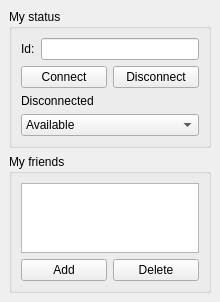
<?xml version="1.0" encoding="UTF-8"?>
<ui version="4.0">
 <class>buddiesPane</class>
 <widget class="QWidget" name="buddiesPane">
  <property name="windowModality">
   <enum>Qt::NonModal</enum>
  </property>
  <property name="geometry">
   <rect>
    <x>0</x>
    <y>0</y>
    <width>220</width>
    <height>291</height>
   </rect>
  </property>
  <property name="windowTitle">
   <string/>
  </property>
  <layout class="QGridLayout" name="gridLayout1">
   <property name="margin">
    <number>9</number>
   </property>
   <property name="spacing">
    <number>6</number>
   </property>
   <item row="10" column="0" colspan="2">
    <widget class="QGroupBox" name="groupBox">
     <property name="sizePolicy">
      <sizepolicy hsizetype="Expanding" vsizetype="Expanding">
       <horstretch>0</horstretch>
       <verstretch>0</verstretch>
      </sizepolicy>
     </property>
     <property name="title">
      <string>My friends</string>
     </property>
     <layout class="QGridLayout" name="gridLayout2">
      <item row="1" column="0">
       <widget class="QPushButton" name="addPB">
        <property name="toolTip">
         <string>Add a friend by its ID</string>
        </property>
        <property name="text">
         <string>Add</string>
        </property>
       </widget>
      </item>
      <item row="1" column="1">
       <widget class="QPushButton" name="delPB">
        <property name="toolTip">
         <string>Delete the selected friend and unsubscribe from his status</string>
        </property>
        <property name="text">
         <string>Delete</string>
        </property>
       </widget>
      </item>
      <item row="0" column="0" colspan="2">
       <widget class="QListWidget" name="buddiesList">
        <property name="sizePolicy">
         <sizepolicy hsizetype="Expanding" vsizetype="Expanding">
          <horstretch>0</horstretch>
          <verstretch>0</verstretch>
         </sizepolicy>
        </property>
        <property name="toolTip">
         <string>My friends list. If empty, then try adding a few friends through the Add button.</string>
        </property>
        <property name="resizeMode">
         <enum>QListView::Fixed</enum>
        </property>
        <property name="sortingEnabled">
         <bool>true</bool>
        </property>
       </widget>
      </item>
     </layout>
    </widget>
   </item>
   <item row="1" column="0" colspan="2">
    <widget class="QGroupBox" name="groupBox_2">
     <property name="title">
      <string>My status</string>
     </property>
     <layout class="QVBoxLayout" name="verticalLayout">
      <item>
       <layout class="QHBoxLayout">
        <property name="spacing">
         <number>6</number>
        </property>
        <property name="margin">
         <number>0</number>
        </property>
        <item>
         <widget class="QLabel" name="userLabel">
          <property name="text">
           <string>Id:</string>
          </property>
          <property name="buddy">
           <cstring>userEdit</cstring>
          </property>
         </widget>
        </item>
        <item>
         <widget class="QLineEdit" name="userEdit">
          <property name="toolTip">
           <string>My ID (in the form of username@domain)</string>
          </property>
         </widget>
        </item>
       </layout>
      </item>
      <item>
       <layout class="QHBoxLayout" name="horizontalLayout">
        <item>
         <widget class="QPushButton" name="connectPB">
          <property name="toolTip">
           <string>Connect to server</string>
          </property>
          <property name="text">
           <string>Connect</string>
          </property>
         </widget>
        </item>
        <item>
         <widget class="QPushButton" name="disconnectPB">
          <property name="toolTip">
           <string>Disconnect from server and terminate any network activity</string>
          </property>
          <property name="text">
           <string>Disconnect</string>
          </property>
         </widget>
        </item>
       </layout>
      </item>
      <item>
       <widget class="QLabel" name="statusLabel">
        <property name="text">
         <string>Disconnected</string>
        </property>
       </widget>
      </item>
      <item>
       <widget class="QComboBox" name="statusCO">
        <property name="sizePolicy">
         <sizepolicy hsizetype="Ignored" vsizetype="Fixed">
          <horstretch>0</horstretch>
          <verstretch>0</verstretch>
         </sizepolicy>
        </property>
        <property name="toolTip">
         <string>Set my published availability status</string>
        </property>
        <property name="editable">
         <bool>false</bool>
        </property>
        <item>
         <property name="text">
          <string>Available</string>
         </property>
         <property name="icon">
          <iconset>
           <normaloff>:/images/available.png</normaloff>:/images/available.png</iconset>
         </property>
        </item>
        <item>
         <property name="text">
          <string>Away</string>
         </property>
         <property name="icon">
          <iconset>
           <normaloff>:/images/away.png</normaloff>:/images/away.png</iconset>
         </property>
        </item>
        <item>
         <property name="text">
          <string>Do Not Disturb</string>
         </property>
         <property name="icon">
          <iconset>
           <normaloff>:/images/donotdisturb.png</normaloff>:/images/donotdisturb.png</iconset>
         </property>
        </item>
       </widget>
      </item>
     </layout>
    </widget>
   </item>
  </layout>
 </widget>
 <includes>
  <include location="local">qt_i18n.h</include>
 </includes>
 <resources/>
 <connections/>
</ui>
